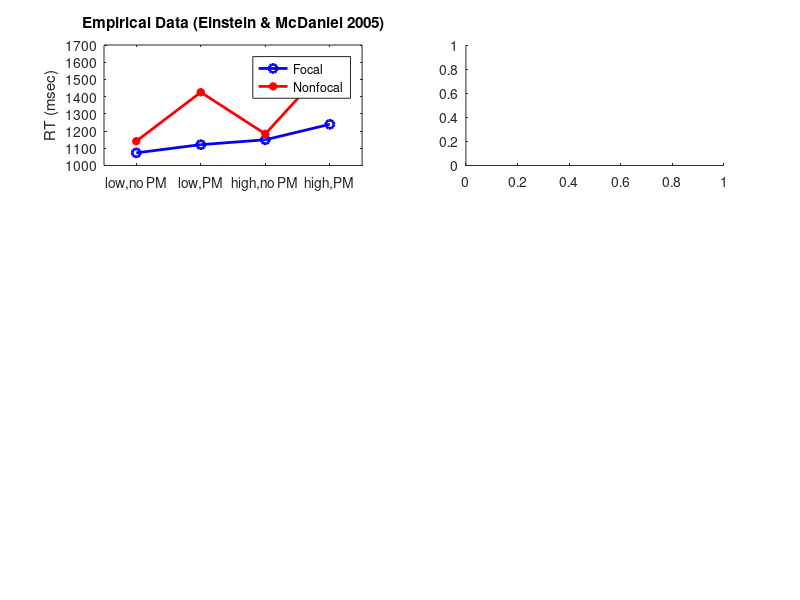

The MATLAB source for this figure: (Note: this script raises an error after producing the figure.)
% must precompute simulation values from stats, which in turn must be
% called from main.m and iterate over all possibilities of focal/nonfocal
% high/low emphasis

figure;

% no PM task

emp_foc_low_RT_noPM = 1073.25;
emp_foc_low_SD_noPM = 112.04;
emp_foc_low_OG_noPM = 97;
emp_foc_low_PM_noPM = NaN;

emp_foc_high_RT_noPM = 1149.25;
emp_foc_high_SD_noPM = 137.58;
emp_foc_high_OG_noPM = 97;
emp_foc_high_PM_noPM = NaN;

emp_nonfoc_low_RT_noPM = 1140.92;
emp_nonfoc_low_SD_noPM = 172.87;
emp_nonfoc_low_OG_noPM = 97;
emp_nonfoc_low_PM_noPM = NaN;

emp_nonfoc_high_RT_noPM = 1183.17;
emp_nonfoc_high_SD_noPM = 164.43;
emp_nonfoc_high_OG_noPM = 97;
emp_nonfoc_high_PM_noPM = NaN;

% PM task

emp_foc_low_RT = 1120.87;
emp_foc_low_SD = 116.48;
emp_foc_low_OG = 97;
emp_foc_low_PM = 88;

emp_foc_high_RT = 1239.17;
emp_foc_high_SD = 175.42;
emp_foc_high_OG = 97;
emp_foc_high_PM = 92;

emp_nonfoc_low_RT = 1425.39;
emp_nonfoc_low_SD = 379.52;
emp_nonfoc_low_OG = 97;
emp_nonfoc_low_PM = 53;

emp_nonfoc_high_RT = 1593.43;
emp_nonfoc_high_SD = 300.86;
emp_nonfoc_high_OG = 97;
emp_nonfoc_high_PM = 81;


xticklabel = {'low,no PM', 'low,PM', 'high,no PM', 'high,PM'};

% ------------ OG RT's ----------------

subplot(3, 2, 1);
plot([0 1 2 3], [emp_foc_low_RT_noPM emp_foc_low_RT emp_foc_high_RT_noPM emp_foc_high_RT], ...
    'b-o', ...
    'LineWidth',2, ...
    'MarkerSize', 6);
hold on;
%errorbar([0 1], [emp_foc_low_RT emp_foc_high_RT], [emp_foc_low_SD emp_foc_high_SD]);
plot([0 1 2 3], [emp_nonfoc_low_RT_noPM emp_nonfoc_low_RT emp_nonfoc_high_RT_noPM emp_nonfoc_high_RT], ...
    'r-*', ...
    'LineWidth',2, ...
    'MarkerSize', 6);
%errorbar([0 1], [emp_nonfoc_low_RT emp_nonfoc_high_RT], [emp_nonfoc_low_SD emp_nonfoc_high_SD]);
hold off;
axis([-0.5 3.5 1000 1700]);
ylabel('RT (msec)');
set(gca, 'XTickLabel', xticklabel);
legend('Focal', 'Nonfocal');
title('Empirical Data (Einstein & McDaniel 2005)');


subplot(3, 2, 2);
plot([0 1 2 3], cyc2rt([sim_foc_low_RT_noPM sim_foc_low_RT sim_foc_high_RT_noPM sim_foc_high_RT]), ...
    'b-o', ...
    'LineWidth',2, ...
    'MarkerSize', 6);
hold on;
%errorbar([0 1], [sim_foc_low_RT sim_foc_high_RT] * 10, [sim_foc_low_SD sim_foc_high_SD] * 10);
plot([0 1 2 3], cyc2rt([sim_nonfoc_low_RT_noPM sim_nonfoc_low_RT sim_nonfoc_high_RT_noPM sim_nonfoc_high_RT]), ...
    'r-*', ...
    'LineWidth',2, ...
    'MarkerSize', 6);    
%errorbar([0 1], [sim_nonfoc_low_RT sim_nonfoc_high_RT] * 10, [sim_nonfoc_low_SD sim_nonfoc_high_SD] * 10);
hold off;
axis([-0.5 3.5 1000 1700]);
ylabel('RT (msec = 10 * cycles)');
set(gca, 'XTickLabel', xticklabel);
%legend('Focal', 'Nonfocal');
title('Simulation Results');


% ------------ PM hit rates ------------


subplot(3, 2, 3);
plot([1 3], [ emp_foc_low_PM  emp_foc_high_PM], ...
    'b-o', ...
    'LineWidth',2, ...
    'MarkerSize', 6);
hold on;
plot([1 3], [ emp_nonfoc_low_PM  emp_nonfoc_high_PM], ...
    'r-*', ...
    'LineWidth',2, ...
    'MarkerSize', 6);    
hold off;
axis([-0.5 3.5 50 100]);
ylabel('PM Hit Rate (%)');
set(gca, 'XTickLabel', xticklabel);
%legend('Focal', 'Nonfocal');

subplot(3, 2, 4);
plot([1 3], [ sim_foc_low_PM  sim_foc_high_PM], ...
    'b-o', ...
    'LineWidth',2, ...
    'MarkerSize', 6);    
hold on;
plot([1 3], [ sim_nonfoc_low_PM  sim_nonfoc_high_PM], ...
    'r-*', ...
    'LineWidth',2, ...
    'MarkerSize', 6);    
hold off;
axis([-0.5 3.5 50 100]);
%ylabel('PM Hit Rate (%)');
set(gca, 'XTickLabel', xticklabel);
%legend('Focal', 'Nonfocal');

% ------------ OG accuracies ------------

subplot(3, 2, 5);
plot([0 1 2 3], [emp_foc_low_OG_noPM emp_foc_low_OG emp_foc_high_OG_noPM emp_foc_high_OG], ...
    'b-o', ...
    'LineWidth',2, ...
    'MarkerSize', 6);
hold on;
plot([0 1 2 3], [emp_nonfoc_low_OG_noPM emp_nonfoc_low_OG emp_nonfoc_high_OG_noPM emp_nonfoc_high_OG], ...
    'r-*', ...
    'LineWidth',2, ...
    'MarkerSize', 6);    
hold off;
axis([-0.5 3.5 50 100]);
ylabel('OG accuracy (%)');
set(gca, 'XTickLabel', xticklabel);
%legend('Focal', 'Nonfocal');

subplot(3, 2, 6);
plot([0 1 2 3], [sim_foc_low_OG_noPM sim_foc_low_OG sim_foc_high_OG_noPM sim_foc_high_OG], ...
    'b-o', ...
    'LineWidth',2, ...
    'MarkerSize', 6);
hold on;
plot([0 1 2 3], [sim_nonfoc_low_OG_noPM sim_nonfoc_low_OG sim_nonfoc_high_OG_noPM sim_nonfoc_high_OG], ...
    'r-*', ...
    'LineWidth',2, ...
    'MarkerSize', 6);
hold off;
axis([-0.5 3.5 50 100]);
%ylabel('OG accuracy (%)');
set(gca, 'XTickLabel', xticklabel);
%legend('Focal', 'Nonfocal');




